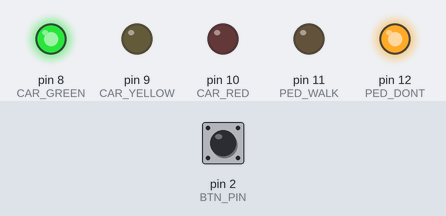
This sketch was run on a simulated Arduino Uno, built with avr-gcc and run on an emulated ATmega328P. Parts: output pins drawn as LEDs (lit = HIGH). Inputs (shaded band) come from the test bench; at power-on: pin 2 (BTN_PIN) HIGH.

Above: at 1.2 s.
1.3 s: pin 2 (BTN_PIN) pulled LOW for 0.15 s
At 1.61 s:
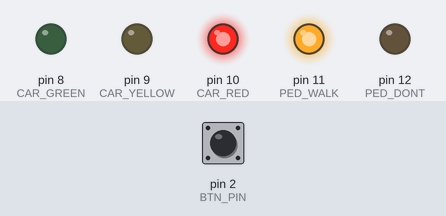
Timing chart, 0 to 4.3 s (numbered marks = the images above; inputs shaded):
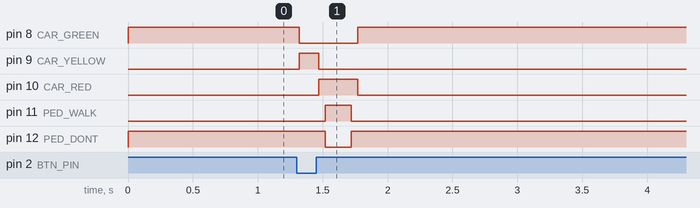

Measured:
- after the input at 1.3 s, pin 8 (CAR_GREEN): HIGH → LOW at once, → HIGH 0.45 s later; pin 9 (CAR_YELLOW): LOW → HIGH at once, → LOW 0.15 s later; pin 10 (CAR_RED): LOW → HIGH after 0.17 s, → LOW 0.30 s later; pin 11 (PED_WALK): LOW → HIGH after 0.22 s, → LOW 0.20 s later; pin 12 (PED_DONT): HIGH → LOW after 0.22 s, → HIGH 0.20 s later

The sketch:

claude-fast.ino
```cpp
// Pedestrian crossing controller for ATmega328P (Uno-compatible)
// Non-blocking: uses millis() and a state machine, so the button is always responsive.

const uint8_t BTN_PIN     = 2;   // REQUEST button, other side to GND
const uint8_t CAR_GREEN   = 8;
const uint8_t CAR_YELLOW  = 9;
const uint8_t CAR_RED     = 10;
const uint8_t PED_WALK    = 11;
const uint8_t PED_DONT    = 12;

// Phase durations in ms
const unsigned long YELLOW_MS   = 150;
const unsigned long ALLRED1_MS  = 50;
const unsigned long WALK_MS     = 200;
const unsigned long ALLRED2_MS  = 50;
const unsigned long DEBOUNCE_MS = 20;

enum State { CARS_GREEN, CARS_YELLOW, ALL_RED_1, PED_WALK_S, ALL_RED_2 };
State state = CARS_GREEN;
unsigned long stateStart = 0;

void setLights(bool cg, bool cy, bool cr, bool pw, bool pd) {
  digitalWrite(CAR_GREEN,  cg);
  digitalWrite(CAR_YELLOW, cy);
  digitalWrite(CAR_RED,    cr);
  digitalWrite(PED_WALK,   pw);
  digitalWrite(PED_DONT,   pd);
}

void applyState(State s) {
  switch (s) {
    case CARS_GREEN:  setLights(1, 0, 0, 0, 1); break;
    case CARS_YELLOW: setLights(0, 1, 0, 0, 1); break;
    case ALL_RED_1:   setLights(0, 0, 1, 0, 1); break;
    case PED_WALK_S:  setLights(0, 0, 1, 1, 0); break;
    case ALL_RED_2:   setLights(0, 0, 1, 0, 1); break;
  }
}

void changeState(State s, unsigned long now) {
  state = s;
  stateStart = now;
  applyState(s);
}

void setup() {
  pinMode(BTN_PIN, INPUT_PULLUP);
  pinMode(CAR_GREEN, OUTPUT);
  pinMode(CAR_YELLOW, OUTPUT);
  pinMode(CAR_RED, OUTPUT);
  pinMode(PED_WALK, OUTPUT);
  pinMode(PED_DONT, OUTPUT);
  changeState(CARS_GREEN, millis());
}

void loop() {
  unsigned long now = millis();

  // --- Button read with simple debounce (active LOW) ---
  static bool lastReading = HIGH;
  static bool stableLevel = HIGH;
  static unsigned long lastChange = 0;

  bool reading = digitalRead(BTN_PIN);
  if (reading != lastReading) {
    lastReading = reading;
    lastChange = now;
  }
  if ((now - lastChange) >= DEBOUNCE_MS && reading != stableLevel) {
    stableLevel = reading;
    // Falling edge = press. Only starts a crossing when cars have green.
    // Presses during a crossing are ignored, so the cycle always completes safely.
    if (stableLevel == LOW && state == CARS_GREEN) {
      changeState(CARS_YELLOW, now);
    }
  }

  // --- Timed phase advance (no delay()) ---
  unsigned long elapsed = now - stateStart;  // unsigned math handles millis() rollover
  switch (state) {
    case CARS_YELLOW:
      if (elapsed >= YELLOW_MS)  changeState(ALL_RED_1, now);
      break;
    case ALL_RED_1:
      if (elapsed >= ALLRED1_MS) changeState(PED_WALK_S, now);
      break;
    case PED_WALK_S:
      if (elapsed >= WALK_MS)    changeState(ALL_RED_2, now);
      break;
    case ALL_RED_2:
      if (elapsed >= ALLRED2_MS) changeState(CARS_GREEN, now);
      break;
    case CARS_GREEN:
      break;  // waiting for REQUEST
  }
}
```
